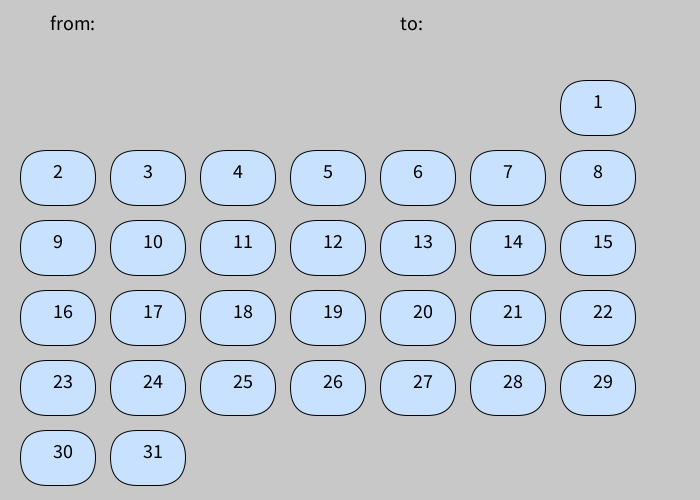
Frame 1 (no input)
Frame 60 (the mouse pressed at the canvas centre just before this capture): identical to frame 1, image omitted
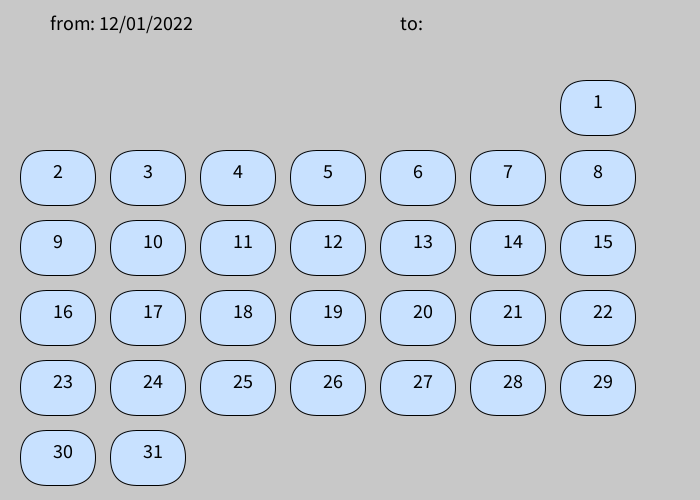
Frame 120 (the mouse held since frame 60 and released just before this capture)

The Processing sketch that drew these frames (run headless with seeded random() and noise(); from frame 60 on, the mouse is pressed at the canvas centre):

// Processing sketch: calendar
// ── calendar.pde
Widget[] widgets = new Widget[31];
String from = "from: ";
String too = "to: "; //I called it too because to didn't work for some reason
boolean fromSelected = false;
boolean toSelected = false;

float cellW = 90;
float cellH = 70;
float startX = 20;
float startY = 80;

float fromX = 50;
float fromY = 30;
float toX = 400;
float toY = 30;

int cols = 7;
int dayOffset = 6;

void setup() {
  size (700, 500);
  textSize(20);
  
  for (int i = 0; i < 31; i++) {
    int date = i + 1;
    int gridIndex = dayOffset + i;
    int col = gridIndex % cols;
    int row = gridIndex / cols;
    
    float x = startX + col * cellW;
    float y = startY + row * cellH;
    
    widgets[i] = new Widget(x, y, cellW - 15, cellH - 15, date);
  }
}

void draw() {
  background(200);

  for (int i = 0; i < 31; i++) {
    widgets[i].draw();
  }
  text(from, fromX, fromY);
  text(too, toX, toY);
}

void mousePressed() {
  if (!fromSelected && !toSelected) {
    for (int i = 0; i < 31; i++) {
      if (mouseX > widgets[i].x &&
          mouseX < widgets[i].x + widgets[i].w &&
          mouseY > widgets[i].y &&
          mouseY < widgets[i].y + widgets[i].h) {
            from = from + widgets[i].getDate() + "/01/2022";
            fromSelected = true;
          }
       }
    }
  else if (!toSelected) {
    for (int i = 0; i < 31; i++) {
      if (mouseX > widgets[i].x &&
          mouseX < widgets[i].x + widgets[i].w &&
          mouseY > widgets[i].y &&
          mouseY < widgets[i].y + widgets[i].h) {
            too = too + widgets[i].getDate() + "/01/2022";
            toSelected = true;
          }
      }
  }
}

// ── Widget.pde
class Widget {
  float x, y, w, h;
  int date;
  
  Widget(float x, float y, float w, float h, int date) {
    this.x = x;
    this.y = y;
    this.w = w;
    this.h = h;
    this.date = date;
  }
  
  void draw() {
    fill(200, 225, 255);
    rect(x, y, w, h, 100);
    fill(0);
    text(date, x + w / 2 - 5, y + h / 2);
  }
  
  int getDate() {
    return date;
  }
}
